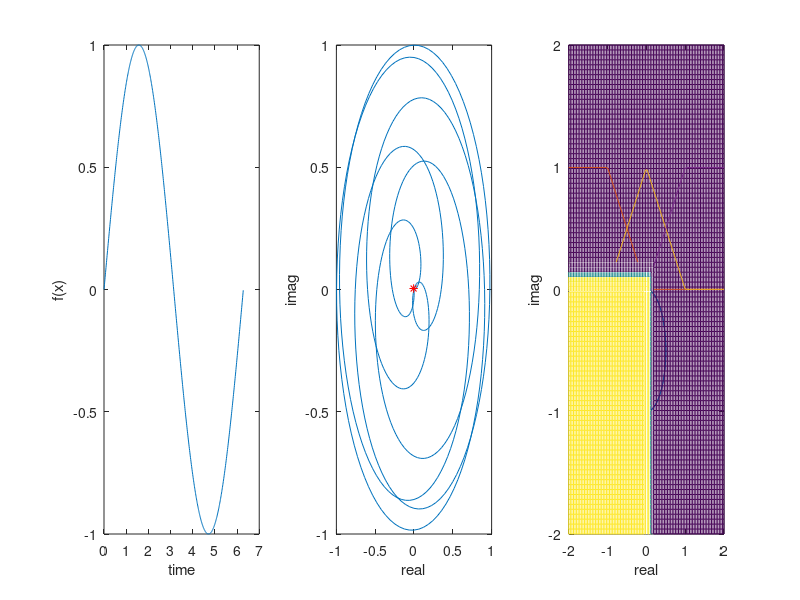

This figure's MATLAB source:
clear
clc

x = 0:0.01:2*pi;
y = sin(x);
subplot(131)
plot(x,y)
%z = fft(y);
z = y.*exp(-2*pi*-1j*x);
c = y.*exp(-1j*x);
xlabel('time'),ylabel('f(x)')
hold on
%c = exp(2*pi*1i*x);
subplot(132)
plot(real(z),imag(z))
hold on
plot(mean(real(z)),mean(imag(z)),'r*')
xlabel('real'),ylabel('imag')
subplot(133)
plot(real(c),imag(c))
hold on
plot(mean(real(c)),mean(imag(c)),'r*')
xlabel('real'),ylabel('imag')

x = linspace(-2.0,2.0);
y = x;
[x,y] = meshgrid(x,y);
z = 1./(1.0+exp(100*x-10)+exp(100*y-10));
mesh(x,y,z)

sigma(:,:,1) = eye(2);
sigma(:,:,2) = [0 1;1 0];
sigma(:,:,3) = [0 -1i;1i 0];
sigma(:,:,4) = [1 0;0 -1];
H = 1/(sqrt(2))*[1 1; 1 -1];
A = expm(3*1i*sigma(:,:,2));
trace(-1i*sigma(:,:,1)*logm(H))/2
trace(-1i*sigma(:,:,2)*logm(H))/2
trace(-1i*sigma(:,:,3)*logm(H))/2
trace(-1i*sigma(:,:,4)*logm(H))/2
expm(1i*(1.5708*sigma(:,:,1)-1.1107*sigma(:,:,2)-1.1107*sigma(:,:,4)))
u = [1.5708 -1.1107 0 -1.1107];
l = [u u u 7 7 7 7 0 1 0];
s = [l(17) l(18) l(19)];
omiga = linspace(-2.0,2.0);
 dis = [0.9999.*(omiga<=0)+(-0.9998*omiga+0.9999).*(omiga>0&omiga<1)+0.0001.*(omiga>=1);
        0.0001.*(omiga<=0)+(0.9998*omiga+0.0001).*(omiga>0&omiga<1)+0.9999.*(omiga>=1)];
dis = [0.998.*(omiga<=-1)+(-0.997*omiga+0.001).*(omiga>-1&omiga<0)+0.001.*(omiga>=0); 
      0.001.*(omiga<=-1)+(0.997*omiga+0.998).*(omiga>-1&omiga<=0)+(-0.997*omiga+0.998).*(omiga>0&omiga<=1)+0.001.*(omiga>1);
      0.001.*(omiga<=0)+(0.997*omiga+0.001).*(omiga>0&omiga<=1)+0.998.*(omiga>1)];
plot(omiga,dis)